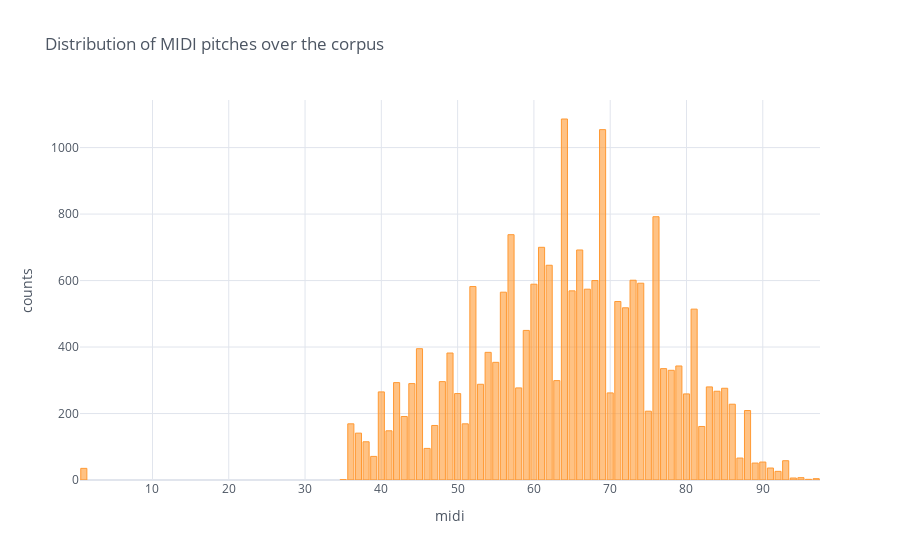

The code cell stored with this chart in its notebook:
### Code cell
# Distribution of MIDI pitches over the corpus in 1826
nodes_1826.midi.value_counts().iplot('bar', title='Distribution of MIDI pitches over the corpus', xTitle='midi', yTitle='counts')

### Figure 1 — Plotly figure (JSON) as saved in the notebook; plotly's stock layout.template omitted (floating-point values rounded to 4 significant figures)
{"data": [{"marker": {"color": "rgba(255, 153, 51, 0.6)", "line": {"color": "rgba(255, 153, 51, 1.0)", "width": 1}}, "name": "midi", "orientation": "v", "text": "", "type": "bar", "x": ["64", "69", "76", "57", "61", "66", "62", "73", "68", "74", "60", "52", "67", "65", "56", "71", "72", "81", "59", "45", "54", "49", "55", "79", "77", "78", "63", "48", "42", "44", "53", "83", "58", "85", "84", "40", "70", "50", "80", "86", "88", "75", "43", "36", "51", "47", "82", "41", "37", "38", "46", "39", "87", "93", "90", "89", "91", "1", "92", "95", "volta", "94", "97", "midi", "96", "35"], "y": [1086, 1054, 792, 738, 700, 692, 646, 601, 600, 592, 589, 582, 574, 569, 565, 537, 518, 514, 450, 395, 384, 382, 354, 343, 335, 330, 299, 296, 293, 290, 288, 280, 277, 276, 267, 265, 262, 260, 259, 228, 209, 207, 191, 169, 169, 164, 161, 148, 141, 115, 95, 71, 66, 58, 54, 51, 36, 35, 26, 7, 6, 6, 4, 4, 2, 1]}], "layout": {"legend": {"bgcolor": "#FFFFFF", "font": {"color": "#4D5663"}}, "paper_bgcolor": "#FFFFFF", "plot_bgcolor": "#FFFFFF", "title": {"font": {"color": "#4D5663"}, "text": "Distribution of MIDI pitches over the corpus"}, "xaxis": {"gridcolor": "#E1E5ED", "showgrid": true, "tickfont": {"color": "#4D5663"}, "title": {"font": {"color": "#4D5663"}, "text": "midi"}, "zerolinecolor": "#E1E5ED"}, "yaxis": {"gridcolor": "#E1E5ED", "showgrid": true, "tickfont": {"color": "#4D5663"}, "title": {"font": {"color": "#4D5663"}, "text": "counts"}, "zerolinecolor": "#E1E5ED"}}}
